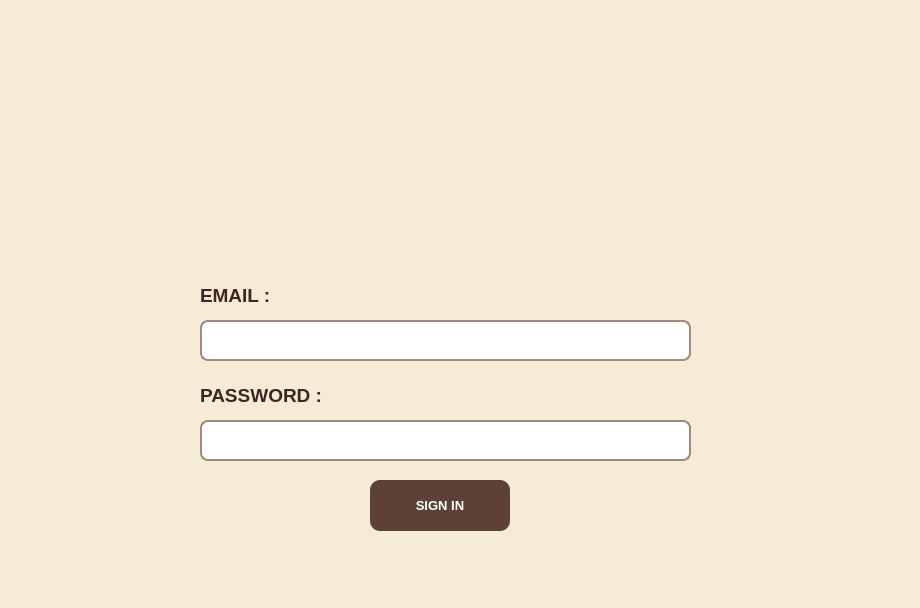
<?xml version="1.0" encoding="UTF-8"?>
<ui version="4.0">
 <class>Login</class>
 <widget class="QDialog" name="Login">
  <property name="geometry">
   <rect>
    <x>0</x>
    <y>0</y>
    <width>920</width>
    <height>608</height>
   </rect>
  </property>
  <property name="windowTitle">
   <string>Dialog</string>
  </property>
  <property name="styleSheet">
   <string notr="true">/* --- Fond de la fenêtre de Login --- */
#LoginWindow, QWidget {
    background-color: #F5EBD7; /* Même beige que la MainWindow */
}

/* --- Style des Textes (EMAIL, PASSWORD, etc.) --- */
QLabel {
    color: #3E2723; /* Marron très foncé */
    font-weight: bold;
    font-size: 12px;
    background: transparent;
}

/* --- Style des champs de saisie (Email et Mot de passe) --- */
QLineEdit {
    background-color: #FFFFFF; /* Blanc pur */
    border: 2px solid #A1887F; /* Bordure marron clair */
    border-radius: 8px;
    padding: 8px;
    color: #3E2723;
    selection-background-color: #D7CCC8;
}

/* Effet quand on clique dans le champ */
QLineEdit:focus {
    border: 2px solid #5D4037; /* Bordure plus foncée au focus */
}

/* --- Le bouton SIGN IN --- */
QPushButton {
    background-color: #5D4037; /* Marron chocolat */
    color: white;
    border-radius: 10px;
    padding: 10px 20px;
    font-weight: bold;
    font-size: 13px;
    min-width: 100px;
}

/* Effet de survol (hover) */
QPushButton:hover {
    background-color: #795548; /* Marron un peu plus clair au survol */
}

/* Effet quand on clique sur le bouton */
QPushButton:pressed {
    background-color: #3E2723;
}

/* --- Style spécifique pour le cadre du Logo (si nécessaire) --- */
/* Si ton label de logo a un cadre que tu veux styliser */
QLabel#label_logo {
    border: none;
    background: transparent;
}</string>
  </property>
  <widget class="QLabel" name="label">
   <property name="geometry">
    <rect>
     <x>250</x>
     <y>50</y>
     <width>411</width>
     <height>231</height>
    </rect>
   </property>
   <property name="text">
    <string/>
   </property>
   <property name="pixmap">
    <pixmap resource="ressources.qrc">:/new/prefix1/Image2 (2).png</pixmap>
   </property>
  </widget>
  <widget class="QLabel" name="label_2">
   <property name="geometry">
    <rect>
     <x>200</x>
     <y>270</y>
     <width>131</width>
     <height>51</height>
    </rect>
   </property>
   <property name="text">
    <string>&lt;html&gt;&lt;head/&gt;&lt;body&gt;&lt;p&gt;&lt;span style=&quot; font-size:14pt;&quot;&gt;EMAIL :&lt;/span&gt;&lt;/p&gt;&lt;/body&gt;&lt;/html&gt;</string>
   </property>
  </widget>
  <widget class="QLineEdit" name="le_email">
   <property name="geometry">
    <rect>
     <x>200</x>
     <y>320</y>
     <width>491</width>
     <height>41</height>
    </rect>
   </property>
  </widget>
  <widget class="QLabel" name="label_3">
   <property name="geometry">
    <rect>
     <x>200</x>
     <y>380</y>
     <width>171</width>
     <height>31</height>
    </rect>
   </property>
   <property name="text">
    <string>&lt;html&gt;&lt;head/&gt;&lt;body&gt;&lt;p&gt;&lt;span style=&quot; font-size:14pt;&quot;&gt;PASSWORD :&lt;/span&gt;&lt;/p&gt;&lt;/body&gt;&lt;/html&gt;</string>
   </property>
  </widget>
  <widget class="QLineEdit" name="le_password">
   <property name="geometry">
    <rect>
     <x>200</x>
     <y>420</y>
     <width>491</width>
     <height>41</height>
    </rect>
   </property>
  </widget>
  <widget class="QPushButton" name="btn_login">
   <property name="geometry">
    <rect>
     <x>370</x>
     <y>480</y>
     <width>140</width>
     <height>51</height>
    </rect>
   </property>
   <property name="styleSheet">
    <string notr="true">font: 11pt &quot;Segoe UI&quot;;
font: 700 11pt &quot;Segoe UI&quot;;</string>
   </property>
   <property name="text">
    <string>SIGN IN</string>
   </property>
  </widget>
 </widget>
 <resources>
  <include location="ressources.qrc"/>
 </resources>
 <connections/>
</ui>
